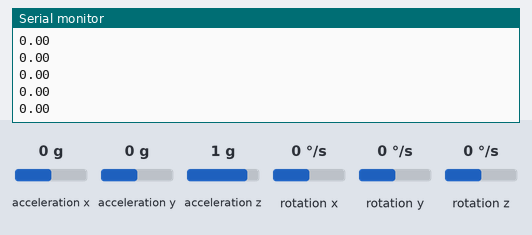
This sketch was run on a simulated Arduino Uno, built with avr-gcc and run on an emulated ATmega328P. On the bench: the last lines printed to the serial monitor. The inputs (shaded band) are chosen by the test bench; at power-on: acceleration x 0 g, acceleration z 1 g, rotation y 0 °/s, acceleration y 0 g, rotation x 0 °/s, rotation z 0 °/s.

Above: at 1.2 s.
1.3 s: acceleration x set to -1.4 g
At 1.8 s:
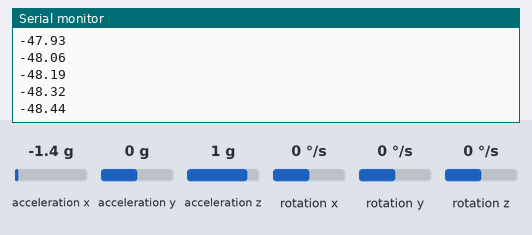
2.8 s: acceleration z set to -1.4 g
At 3.3 s:
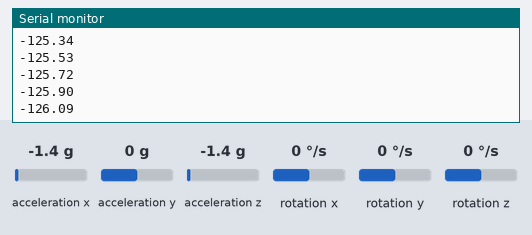
4.3 s: rotation y set to -192 °/s
At 5.2 s:
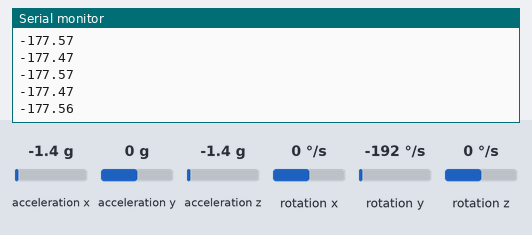
Timing chart, 0 to 7.3 s (numbered marks = the images above; inputs shaded):
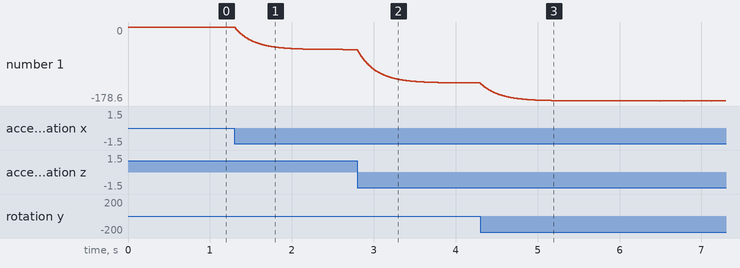

Measured:
- after the input at 1.3 s, the serial monitor: prints a new line at once (image 1)
- plotted number 1: 0 → -54.39 after the input at 1.3 s

The sketch:

gyroTesting.ino
```cpp
#include <Wire.h>
#include "I2Cdev.h"
#include "MPU6050.h"
#include <math.h>

MPU6050 mpu;

int16_t ax, ay, az;
int16_t dx, dy, dz;
unsigned long currTime, prevTime = 0;
float pitch, dt;

void setup()
{
  Wire.begin();
  Serial.begin(115200);

  mpu.initialize();
  mpu.setXAccelOffset(-1602);
  mpu.setYAccelOffset(-445);
  mpu.setZAccelOffset(4643);
  mpu.setXGyroOffset(103);
  mpu.setYGyroOffset(-31);
  mpu.setZGyroOffset(-32);
}

void loop()
{

  currTime = millis();
  dt = (currTime - prevTime) / 1000.0; // conversion to seconds
  prevTime = currTime;

  // Read accelerometer data
  mpu.getAcceleration(&ax, &ay, &az);

  mpu.getRotation(&dx, &dy, &dz);

  // Print raw accelerometer values for debugging
  // Dont use anymore!! will crash
  // Divide by 65.5 for deg/sec value
  // Serial.print("\tY ang: ");
  // Serial.print((float)dy/131);
  // Serial.print("\tX acc: ");
  // Serial.println((float)ax/16384);

  // no correction needed here since were operating with all units in raw values
  float accPitch = atan2((float)ax, (float)az) * RAD_TO_DEG;
  // 131 correction at sensitivity 0
  // used for PID so need to correct
  float gyroRate = (float)dy / 131.0;

  // Complementary filter
  // higher alpha gives more trust to gyro
  // lower alpha gives more trust to accelerometer
  // alpha = 0.98 is a good value
  // pitch = alpha * (pitch + gyroRate * dt) + (1- alpha) * accPitch
  pitch = 0.98 * (pitch + gyroRate * dt) + 0.02 * accPitch;


  Serial.println(pitch);

}
```
